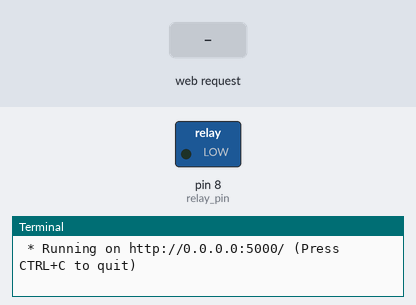
Simulated run of this program. Board: Raspberry Pi (header pin numbers). On the bench: switched loads named in the program (green lamp = pin HIGH), the last lines printed to the terminal. The test bench sets the inputs (shaded band). The clock reads 2024-03-15 10:24:30 at power-on unless the program sets it.

Above: at 1.2 s.
1.3 s: HTTP request for /api/v1/raspberry/on received
At 1.8 s:
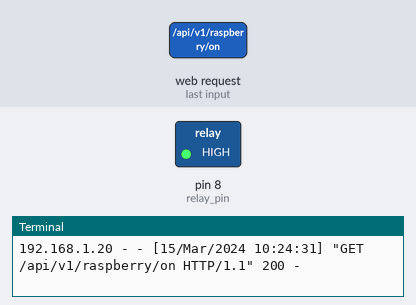
2.8 s: HTTP request for /api/v1/raspberry/off received
At 4.2 s:
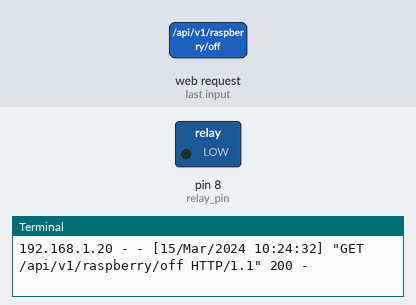
Timing chart, 0 to 5.8 s (numbered marks = the images above; inputs shaded):
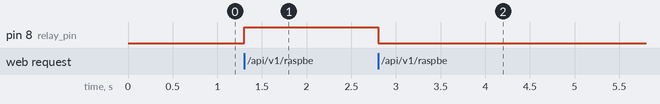

The program:

controller.py
```python
# 1 install git on raspberry
# 2 install flask on raspberry

from flask import Flask

from raspberry_service import RaspberryService

app = Flask(__name__)

raspberry_service = RaspberryService()


@app.route('/api/v1/raspberry/on', methods=['GET'])
def on():
    return "On Pin: " + str(raspberry_service.on)


@app.route('/api/v1/raspberry/off', methods=['GET'])
def off():
    return "Off Pin: " + str(raspberry_service.off)


app.run(host='0.0.0.0')
```

raspberry_service.py
```python
import RPi.GPIO as GPIO


class RaspberryService:

    def __init__(self):
        GPIO.setmode(GPIO.BOARD)
        self.relay_pin = 8
        GPIO.setup(self.relay_pin, GPIO.OUT)

    @property
    def on(self):
        GPIO.output(self.relay_pin, GPIO.HIGH)
        return self.relay_pin

    @property
    def off(self):
        GPIO.output(self.relay_pin, GPIO.LOW)
        return self.relay_pin
```

Measured:
- after the input at 1.3 s, pin 8 (relay_pin): LOW → HIGH at once
- after the input at 2.8 s, pin 8 (relay_pin): HIGH → LOW at once
